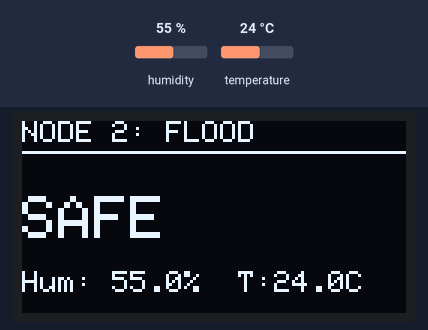
Simulated run of this sketch. Board: ESP32. Shown: 128×64 one-colour display. The inputs (shaded band) are chosen by the test bench; at power-on: humidity 55 %, temperature 24 °C. WiFi joins after 1.5 s; servers stay silent unless stated; what the sketch prints to the serial monitor is not drawn.

Above: at 2.7 s.
2.8 s: humidity set to 68 %
At 6.9 s:
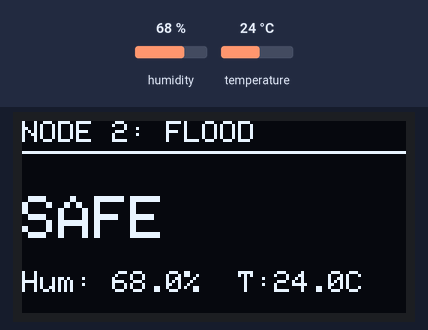
7.7 s: humidity set to 71 %
At 15.2 s:
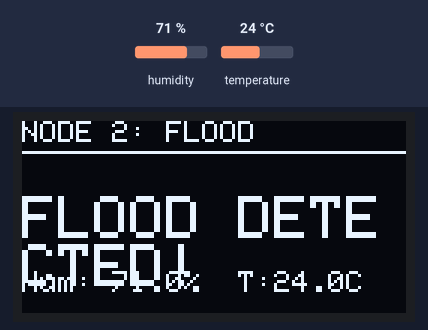
15.5 s: temperature set to 12 °C
At 18.5 s:
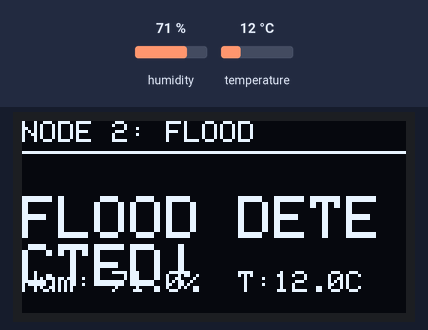
20.4 s: temperature set to 19 °C
Timing chart, 0 to 23.4 s (numbered marks = the images above; inputs shaded):
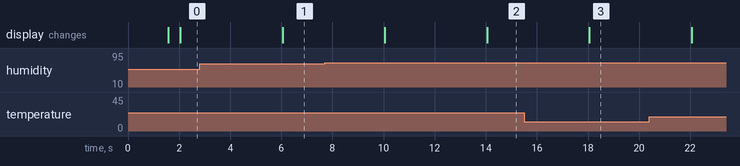

The sketch:

node2_flood.ino
```cpp
/*
  SENTINEL / Q-RESCUE — NODE 2: FLOOD / TSUNAMI DETECTION
  Hardware: ESP32 + 0.96" OLED (SSD1306, I2C) + DHT11 Temp/Humidity Sensor

  LOGIC:
  - DHT11 reads humidity every READ_INTERVAL_MS.
  - If humidity >= HUMIDITY_THRESHOLD (70%) sustained for CONFIRM_COUNT
    consecutive readings -> RED (flood detected). Debounce avoids one noisy
    reading flipping the state.
  - If humidity drops back below threshold for CONFIRM_COUNT readings -> GREEN.

  FIREBASE PATH WRITTEN:
  /liveNodes/node2
      type        : "flood"
      status      : "red" | "green"
      humidity    : <float, %>
      temperature : <float, C>
      timestamp   : <seconds since boot>

  LIBRARIES NEEDED:
  - Firebase ESP32 Client   by Mobizt
  - Adafruit SSD1306, Adafruit GFX
  - DHT sensor library      by Adafruit  (+ Adafruit Unified Sensor dependency)
*/

#include <WiFi.h>
#include <Wire.h>
#include <Adafruit_GFX.h>
#include <Adafruit_SSD1306.h>
#include <DHT.h>
#include <Firebase_ESP_Client.h>
#include "addons/TokenHelper.h"
#include "addons/RTDBHelper.h"

// ---------------- USER CONFIG ----------------
#define WIFI_SSID        "Ragu"
#define WIFI_PASSWORD    "aar39kay"

// No https://, no trailing slash. e.g. "sentinel-qrescue-default-rtdb.asia-southeast1.firebasedatabase.app"
#define DATABASE_URL     "https://q-rescue-default-rtdb.asia-southeast1.firebasedatabase.app"

// From Firebase Console -> Project Settings -> Service Accounts -> Database secrets -> Show
#define DATABASE_SECRET  "Y4v34CFSWfEnohwo8u7z1RbaErkWmxFbGgPAGT98"

// ---------------- PIN CONFIG ------------------
#define DHT_PIN         27
#define DHT_TYPE        DHT11
#define OLED_SDA        21
#define OLED_SCL        22
// ------------------------------------------------

DHT dht(DHT_PIN, DHT_TYPE);

#define SCREEN_WIDTH    128
#define SCREEN_HEIGHT   64
#define OLED_RESET      -1
Adafruit_SSD1306 display(SCREEN_WIDTH, SCREEN_HEIGHT, &Wire, OLED_RESET);

FirebaseData   fbdo;
FirebaseAuth   auth;
FirebaseConfig config;

// ---------------- DETECTION LOGIC CONFIG --------
const float          HUMIDITY_THRESHOLD = 70.0;  // % RH
const int            CONFIRM_COUNT      = 3;      // consecutive readings needed to flip state
const unsigned long  READ_INTERVAL_MS   = 2000;   // DHT11 max ~1 reading/sec, use 2s to be safe
// -------------------------------------------------

bool alertActive = false;
int  aboveCount = 0;
int  belowCount = 0;
float lastHumidity = 0;
float lastTemp = 0;
unsigned long lastReadTime = 0;
unsigned long lastFirebasePush = 0;
const unsigned long PUSH_INTERVAL_MS = 1000;

void setup() {
  Serial.begin(115200);
  dht.begin();

  Wire.begin(OLED_SDA, OLED_SCL);
  if (!display.begin(SSD1306_SWITCHCAPVCC, 0x3C)) {
    Serial.println("OLED init failed");
  }
  display.clearDisplay();
  showStatus("BOOTING...");

  connectWiFi();
  setupFirebase();

  showStatus("SAFE");
}

void loop() {
  unsigned long now = millis();

  if (now - lastReadTime >= READ_INTERVAL_MS) {
    lastReadTime = now;
    float h = dht.readHumidity();
    float t = dht.readTemperature();

    if (!isnan(h) && !isnan(t)) {
      lastHumidity = h;
      lastTemp = t;

      if (h >= HUMIDITY_THRESHOLD) {
        aboveCount++;
        belowCount = 0;
      } else {
        belowCount++;
        aboveCount = 0;
      }

      if (!alertActive && aboveCount >= CONFIRM_COUNT) {
        alertActive = true;
        showStatus("FLOOD DETECTED!");
        pushToFirebase();
      } else if (alertActive && belowCount >= CONFIRM_COUNT) {
        alertActive = false;
        showStatus("SAFE");
        pushToFirebase();
      } else {
        showStatus(alertActive ? "FLOOD DETECTED!" : "SAFE");
      }
    } else {
      Serial.println("DHT11 read failed");
    }
  }

  if (now - lastFirebasePush > PUSH_INTERVAL_MS) {
    pushToFirebase();
    lastFirebasePush = now;
  }
}

void connectWiFi() {
  WiFi.begin(WIFI_SSID, WIFI_PASSWORD);
  Serial.print("Connecting to WiFi");
  while (WiFi.status() != WL_CONNECTED) {
    delay(300);
    Serial.print(".");
  }
  Serial.println("\nWiFi connected: " + WiFi.localIP().toString());
}

void setupFirebase() {
  config.database_url = DATABASE_URL;
  config.signer.tokens.legacy_token = DATABASE_SECRET;
  Firebase.begin(&config, &auth);
  Firebase.reconnectWiFi(true);
}

void pushToFirebase() {
  FirebaseJson json;
  json.set("type", "flood");
  json.set("status", alertActive ? "red" : "green");
  json.set("humidity", lastHumidity);
  json.set("temperature", lastTemp);
  json.set("timestamp", (int)(millis() / 1000));

  if (!Firebase.RTDB.setJSON(&fbdo, "/liveNodes/node2", &json)) {
    Serial.println("Firebase push failed: " + fbdo.errorReason());
  }
}

void showStatus(const char* msg) {
  display.clearDisplay();
  display.setTextSize(1);
  display.setTextColor(SSD1306_WHITE);
  display.setCursor(0, 0);
  display.println("NODE 2: FLOOD");
  display.drawLine(0, 10, 128, 10, SSD1306_WHITE);

  display.setTextSize(2);
  display.setCursor(0, 25);
  display.println(msg);

  display.setTextSize(1);
  display.setCursor(0, 50);
  display.print("Hum: ");
  display.print(lastHumidity, 1);
  display.print("%  T:");
  display.print(lastTemp, 1);
  display.println("C");

  display.display();
}
```

Measured:
- the behaviour switches between 69 and 70 % on humidity (found by bisection; images 1 and 2)
- after the input at 2.8 s, the display: changes after 3.2 s (image 1)
- after the input at 7.7 s, the display: first changes after 2.3 s (image 2 shows a later state)
- after the input at 15.5 s, the display: changes after 2.6 s (image 3)
